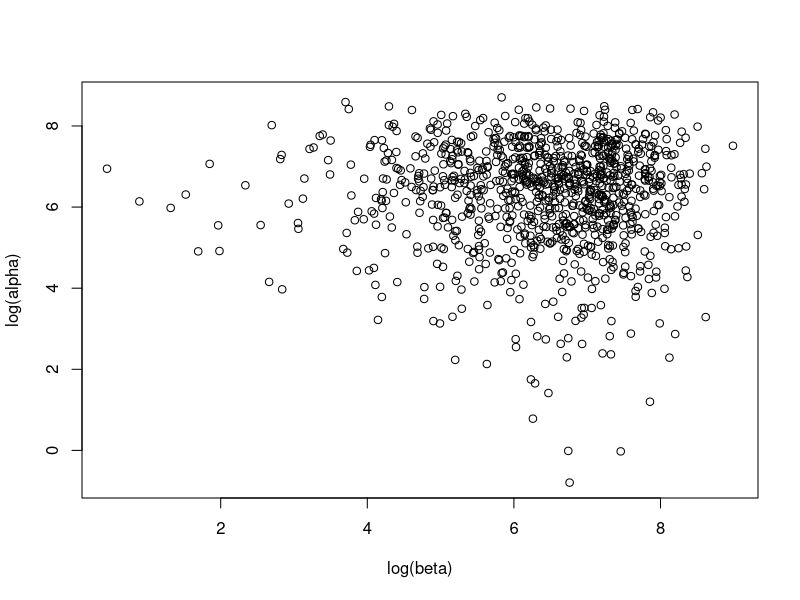
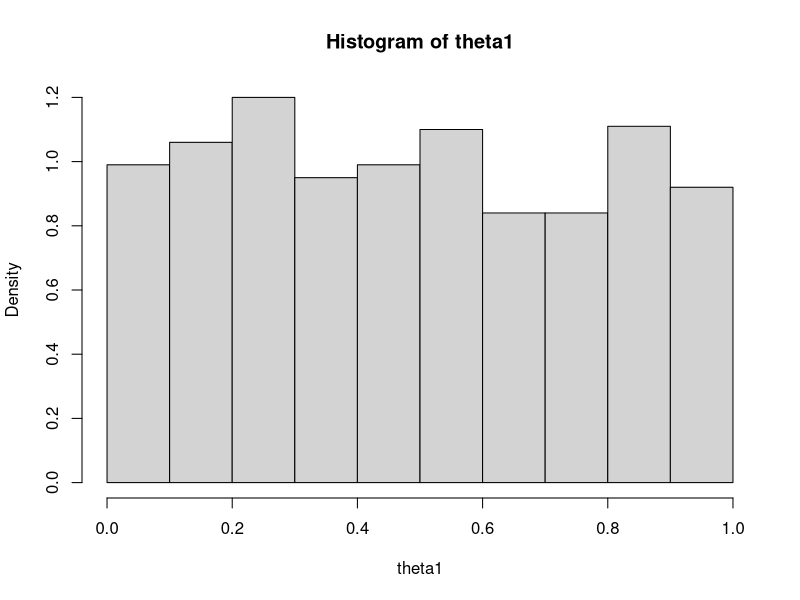
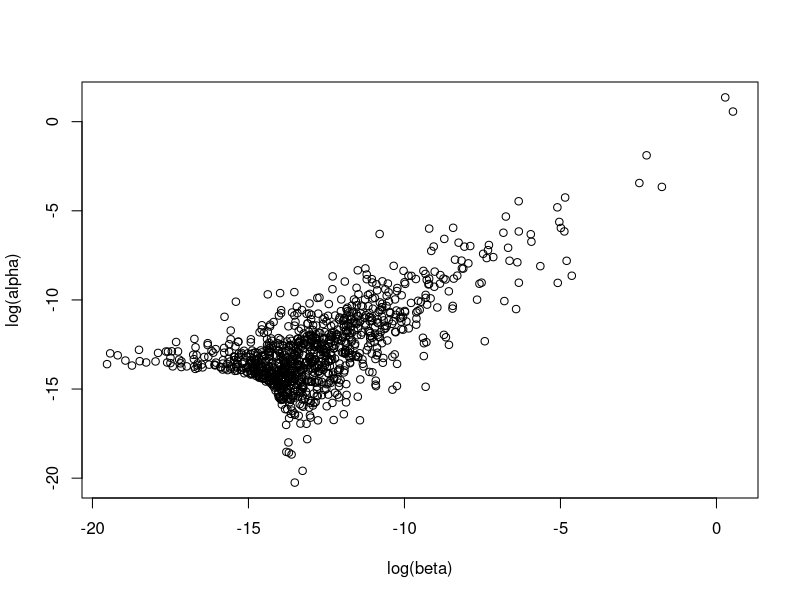
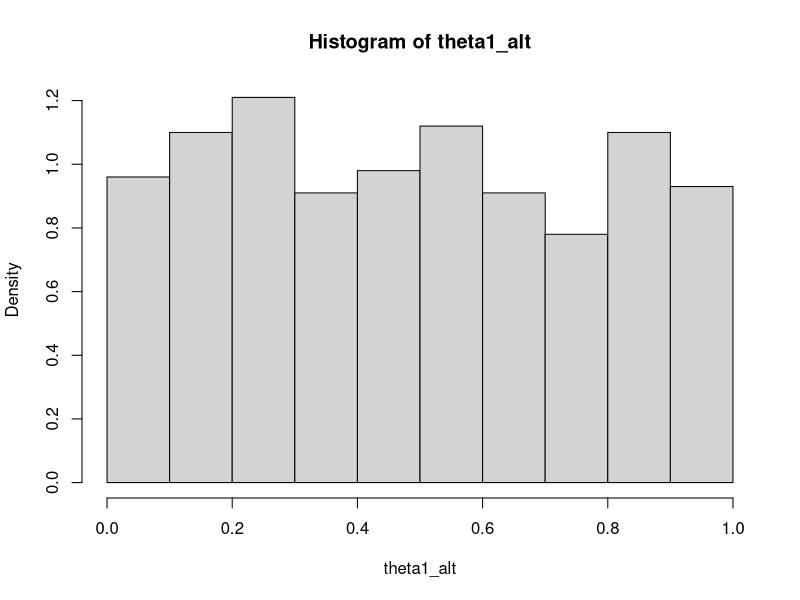

Reproduce these figures in R, in order.
## ---- chunk 1
knitr::opts_chunk$set(echo = TRUE)
## ---- chunk 2
alpha = rexp(1000, 0.001)
beta = rexp(1000, 0.001)

plot(log(beta), log(alpha))
## ---- chunk 3
theta1 = rbeta(1000, alpha, beta)
hist(theta1, freq = F)
## ---- chunk 4
phi_1 = runif(1000, 0, 1)
phi_2 = runif(1000, 0, 1000)

alpha_1 = phi_1/phi_2^2
beta_1 = (1-phi_1)/phi_2^2

plot(log(beta_1), log(alpha_1), xlab = "log(beta)", ylab = "log(alpha)")
## ---- chunk 5
theta1_alt = rbeta(1000, alpha, beta)
hist(theta1_alt, freq = F)
